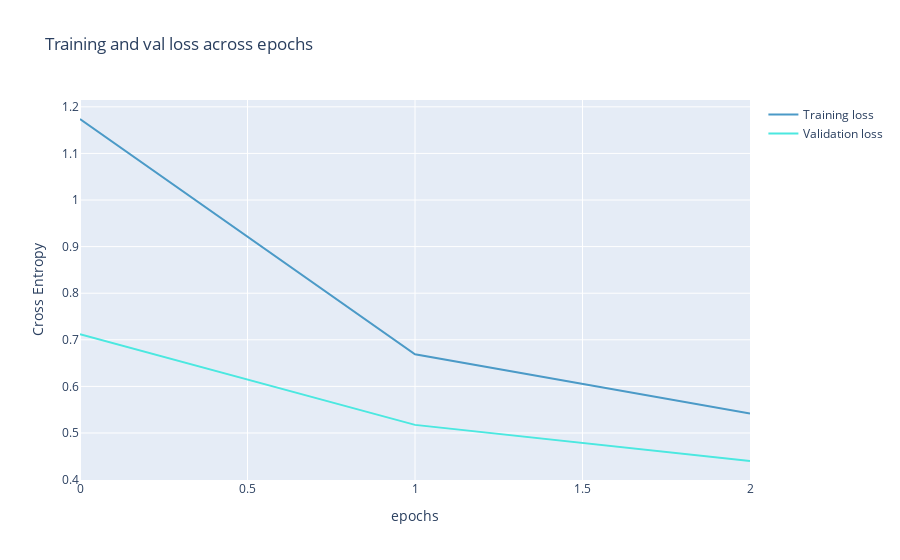

Here is the notebook cell this chart was saved with:
### Markdown cell above
### Visualization of the learning process ###

### Code cell
from plotly import graph_objects as go
color_chart = ["#4B9AC7", "#4BE8E0", "#9DD4F3", "#97FBF6", "#2A7FAF", "#23B1AB", "#0E3449", "#015955"]

fig = go.Figure(data=[
                      go.Scatter(
                          y=history["loss"],
                          name="Training loss",
                          mode="lines",
                          marker=dict(
                              color=color_chart[0]
                          )),
                      go.Scatter(
                          y=history["val_loss"],
                          name="Validation loss",
                          mode="lines",
                          marker=dict(
                              color=color_chart[1]
                          ))
])
fig.update_layout(
    title='Training and val loss across epochs',
    xaxis_title='epochs',
    yaxis_title='Cross Entropy'
)
fig.show()

### Figure 1 — Plotly figure (JSON) as saved in the notebook; plotly's stock layout.template omitted (floating-point values rounded to 4 significant figures)
{"data": [{"marker": {"color": "#4B9AC7"}, "mode": "lines", "name": "Training loss", "type": "scatter", "y": [1.174, 0.6689, 0.5417]}, {"marker": {"color": "#4BE8E0"}, "mode": "lines", "name": "Validation loss", "type": "scatter", "y": [0.7118, 0.5174, 0.4399]}], "layout": {"title": {"text": "Training and val loss across epochs"}, "xaxis": {"title": {"text": "epochs"}}, "yaxis": {"title": {"text": "Cross Entropy"}}}}
